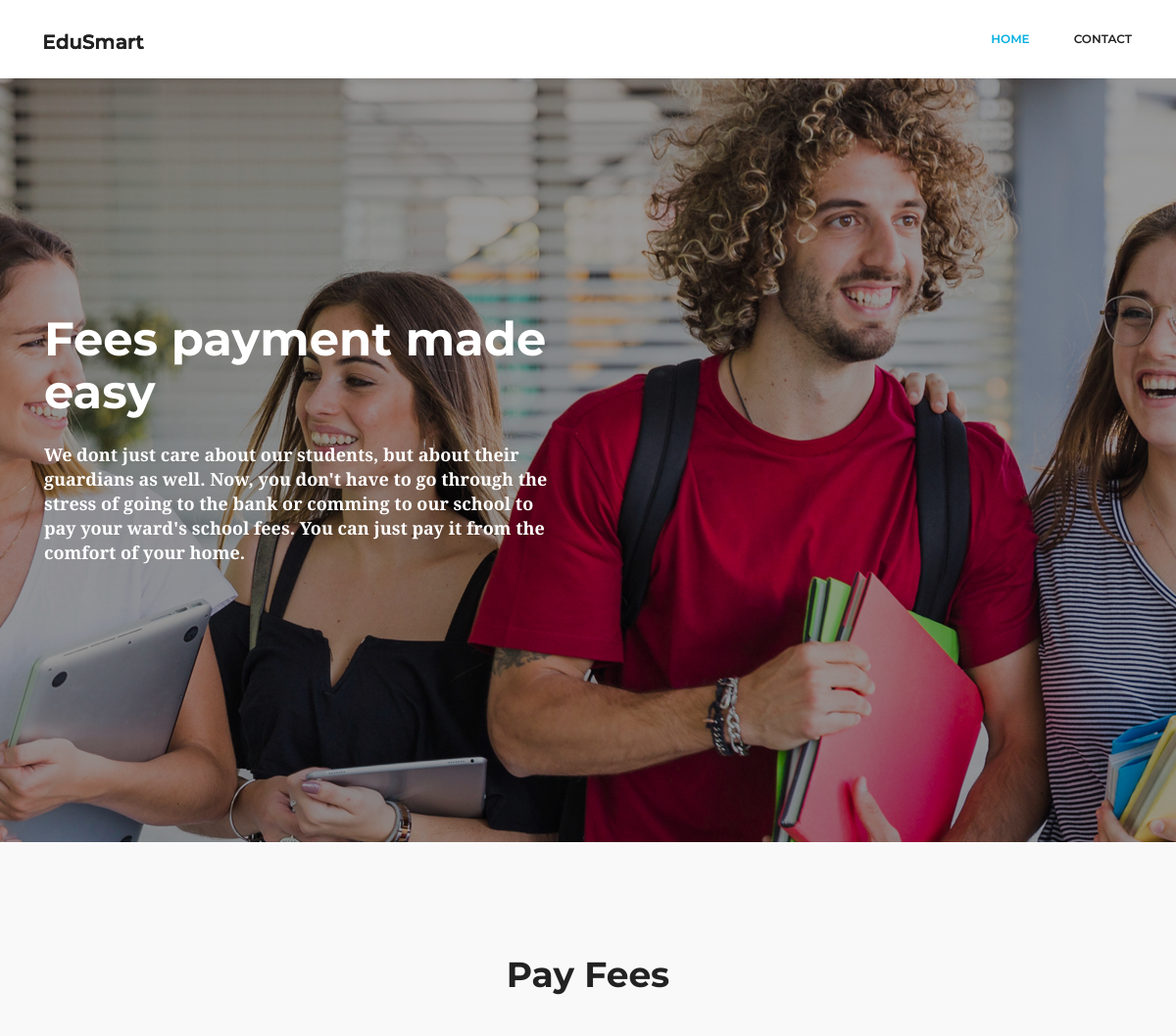
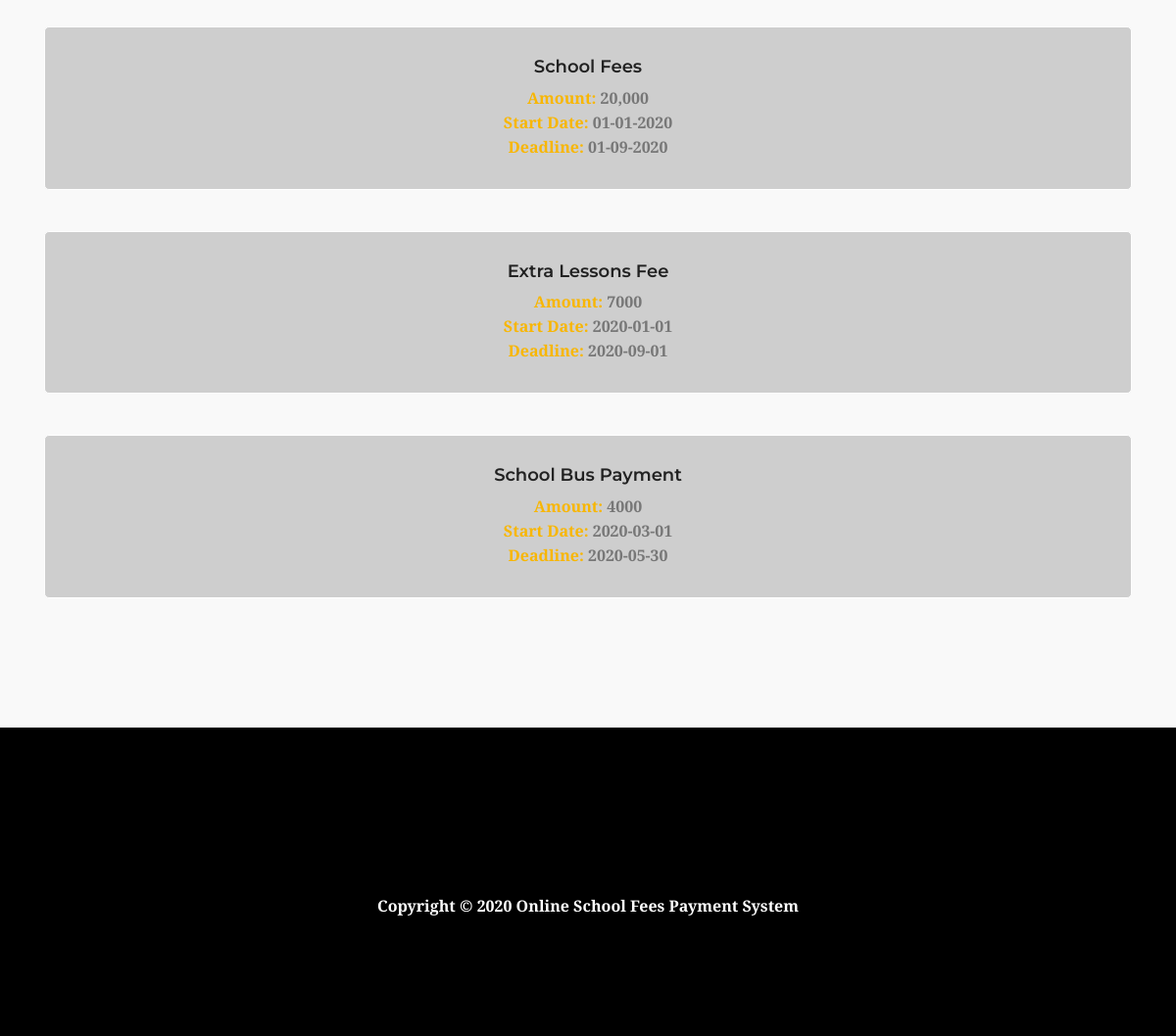
The page / on the database its author committed (2 pictures, top to bottom).
### tables this page shows
CREATE TABLE `fee_type` (
  `id` int(255) NOT NULL,
  `title` varchar(50) NOT NULL,
  `amount` varchar(30) NOT NULL,
  `start_date` varchar(50) NOT NULL,
  `deadline_date` varchar(50) NOT NULL
);

### index.php (the view)
<?php
	include("./inc/header.php");
	include("./inc/conn.php")
?>
	<section class="home_banner_area">
		<div class="banner_inner">
			<div class="container">
				<div class="row">
					<div class="col-lg-6">
						<div class="banner_content">
							<h2>
								Fees payment made easy
							</h2>
							<p>
								We dont just care about our students, but about their guardians as well. Now, you don't have to go through the stress of going to the bank or comming to our school to pay your ward's school fees. You can just pay it from the comfort of your home.
							</p>
						</div>
					</div>
				</div>
			</div>
		</div>
	</section>
	<div class="popular_courses lite_bg">
		<div class="container">
			<div class="row justify-content-center">
				<div class="col-lg-6">
					<div class="main_title">
						<h2>Pay Fees</h2>
					</div>
				</div>
			</div>
			<div class="row">
				<?php
					$sql_fee_types = "SELECT * FROM fee_type";
					$query_fee_types = mysqli_query($conn, $sql_fee_types);
					while($fetch_fee_types = mysqli_fetch_assoc($query_fee_types)):
				?>
				<div class="col-lg-12 col-md-12 text-center">
					<div class="single_course">
						<div class="course_content fee_box">
							<h4>
								<a href="select_student.php?fee_id=<?php echo $fetch_fee_types['id']?>"><?php echo $fetch_fee_types['title']?></a>
							</h4>
							<p>
								<b>Amount: </b><?php echo $fetch_fee_types['amount']?><br>
								<b>Start Date: </b><?php echo $fetch_fee_types['start_date']?><br>
								<b>Deadline: </b><?php echo $fetch_fee_types['deadline_date']?><br>
							</p>
						</div>
					</div>
				</div>
				<?php
					endwhile;
				?>
			</div>
		</div>
	</div>
<?php include("./inc/footer.php")?>

### rows shown on the page
fee_type: title "School Fees", amount "20,000", start_date "01-01-2020", deadline_date "01-09-2020"
fee_type: title "Extra Lessons Fee", amount "7000", start_date "2020-01-01", deadline_date "2020-09-01"
fee_type: title "School Bus Payment", amount "4000", start_date "2020-03-01", deadline_date "2020-05-30"
